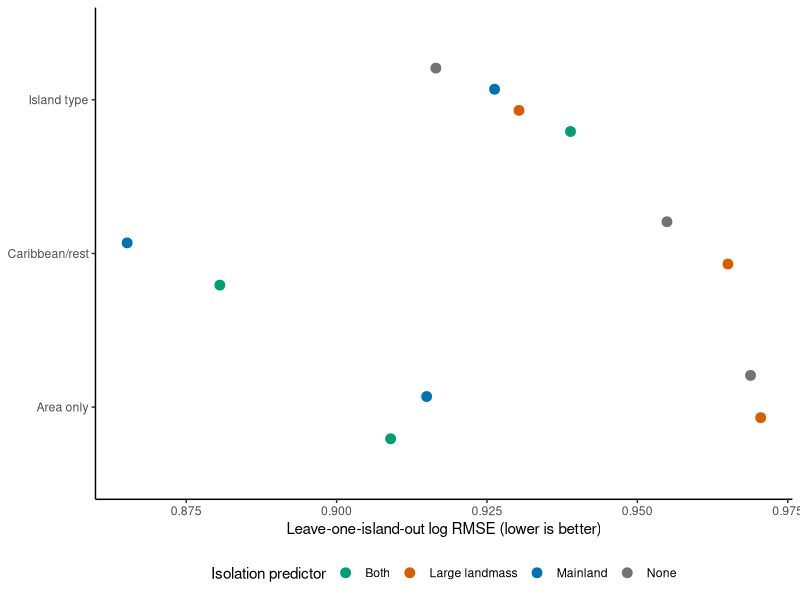
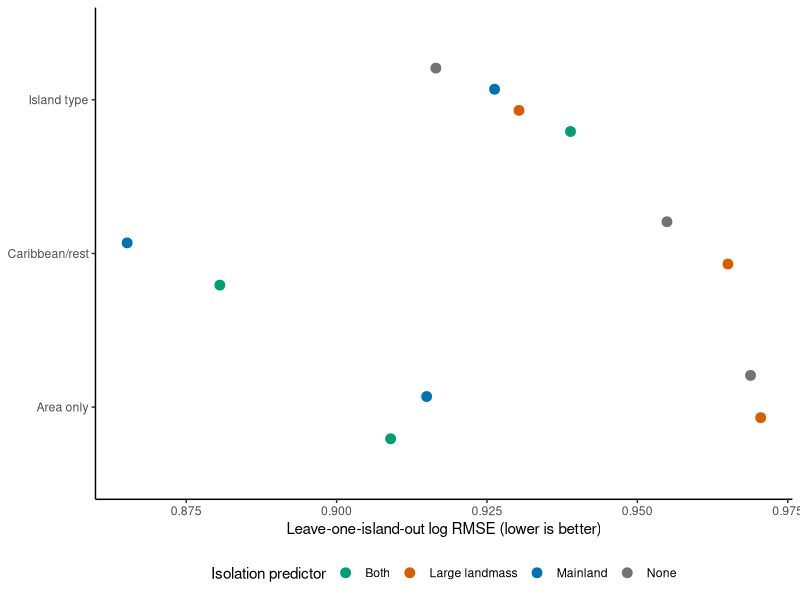
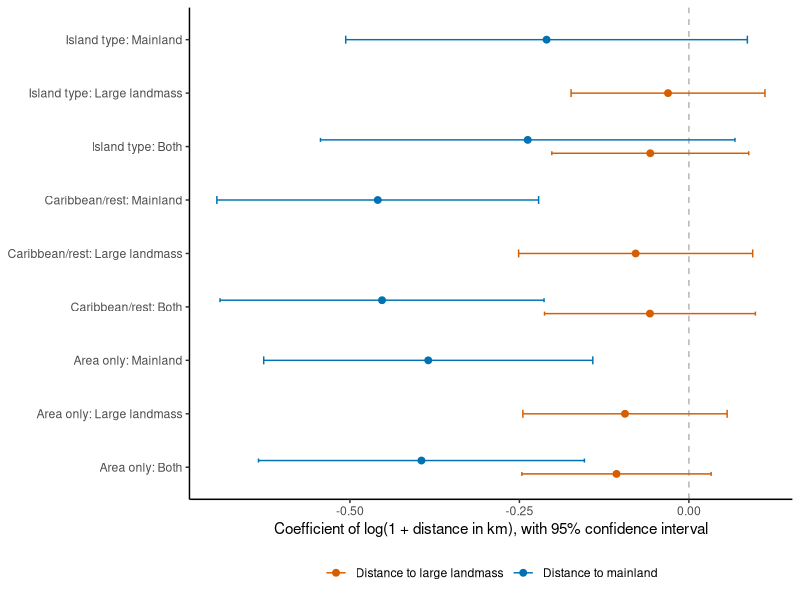
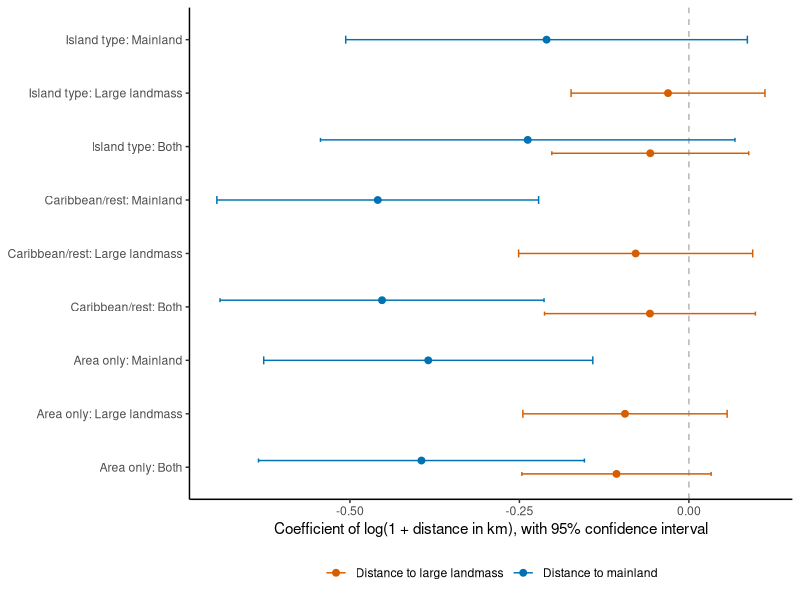
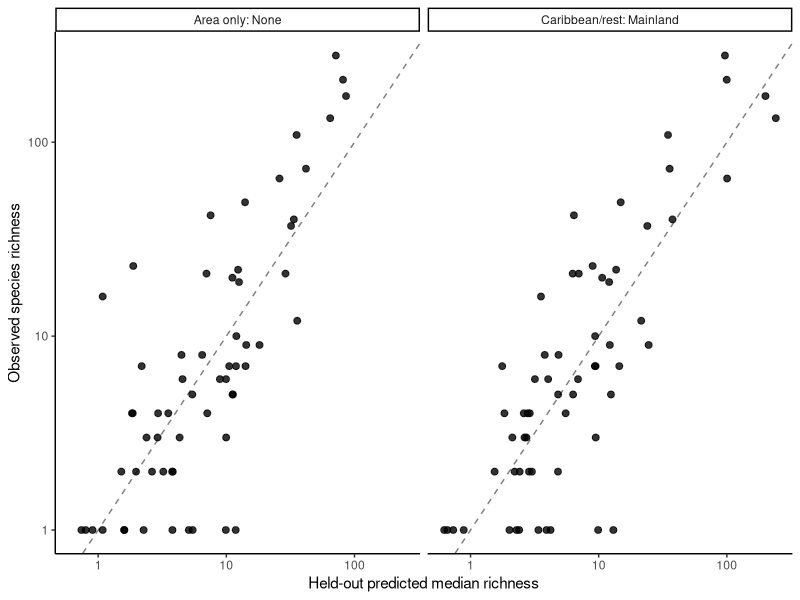
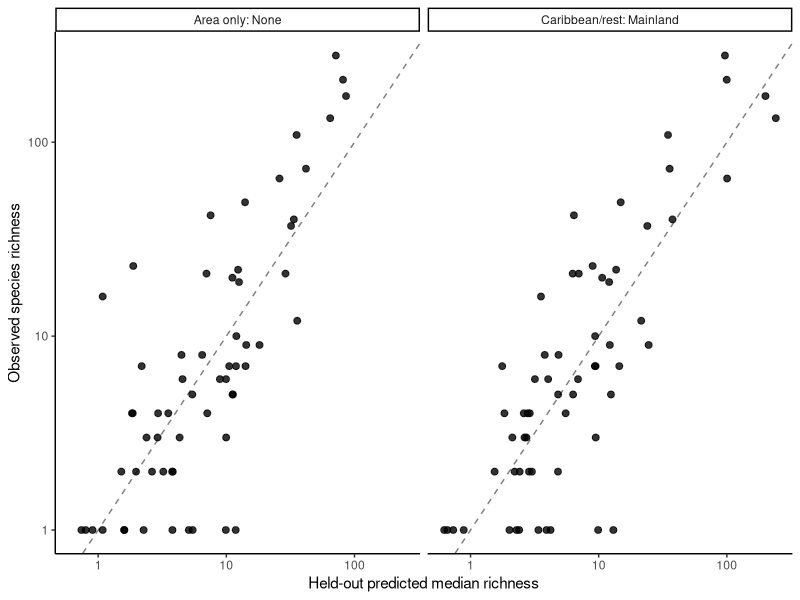

The R source for these figures, in order: (Note: this script raises an error after producing the figures.)
# Run from paleo-islands. Full dataset: no island exclusions.
library(readxl)
library(ggplot2)

# Data and candidate models ----
d <- as.data.frame(read_excel('data/richness/island-richness-area.xlsx',sheet='Island isolation'))
d$log_richness <- log(d$n_sp)
d$log_area <- log(d$area_km2)
d$log_mainland <- log1p(d$distance_mainland_km)
d$log_large <- log1p(d$distance_large_landmass_km)
d$group <- factor(ifelse(d$region=='Caribbean','Caribbean','Other islands'))
d$type <- factor(d$type)
stopifnot(nrow(d)==61,all(complete.cases(d[,c('n_sp','area_km2','log_mainland','log_large')])) )
out <- 'area-estimation/results/isolation'
plots.dir <- 'area-estimation/plots/isolation'
dir.create(out,recursive=TRUE,showWarnings=FALSE)
dir.create(plots.dir,recursive=TRUE,showWarnings=FALSE)
write.csv(d,file.path(out,'regression-input.csv'),row.names=FALSE)

base <- c('Area only'='log_richness ~ log_area',
          'Caribbean/rest'='log_richness ~ log_area * group',
          'Island type'='log_richness ~ log_area + type')
extra <- c('None'='', 'Mainland'=' + log_mainland',
           'Large landmass'=' + log_large', 'Both'=' + log_mainland + log_large')
scores <- data.frame()
predictions <- data.frame()
coefficients <- data.frame()
models <- list()
for (b in names(base)) {
  for (e in names(extra)) {
    name <- paste(b,e,sep=': ')
    form <- as.formula(paste0(base[b],extra[e]))
    fit <- lm(form,data=d)
    models[[name]] <- fit
    k <- attr(logLik(fit),'df')
    cv <- data.frame()
    for (i in seq_len(nrow(d))) {
      train <- lm(form,data=d[-i, ])
      mu <- as.numeric(predict(train,newdata=d[i, ]))
      # Same plug-in lognormal scoring for every candidate.
      sigma <- sqrt(sum(residuals(train)^2)/nobs(train))
      cv <- rbind(cv,data.frame(model=name,island=d$island[i],observed=d$n_sp[i],
        observed_log=d$log_richness[i],pred_log=mu,pred_mean=exp(mu+sigma^2/2),
        log_density=dnorm(d$log_richness[i],mu,sigma,log=TRUE)))
    }
    predictions <- rbind(predictions,cv)
    scores <- rbind(scores,data.frame(model=name,baseline=b,isolation=e,k=k,
      AICc=AIC(fit)+2*k*(k+1)/(nrow(d)-k-1),BIC=BIC(fit),
      adjusted_R2=summary(fit)$adj.r.squared,
      log_RMSE=sqrt(mean((cv$observed_log-cv$pred_log)^2)),
      count_RMSE=sqrt(mean((cv$observed-cv$pred_mean)^2)),
      negative_log_density=-mean(cv$log_density)))
    ct <- summary(fit)$coefficients
    ci <- confint(fit)
    coefficients <- rbind(coefficients,data.frame(model=name,term=rownames(ct),
      estimate=ct[,1],lower=ci[,1],upper=ci[,2],p=ct[,4]))
  }
}
scores$delta_AICc <- scores$AICc-min(scores$AICc)
scores <- scores[order(scores$AICc), ]
write.csv(scores,file.path(out,'model-comparison.csv'),row.names=FALSE)
write.csv(predictions,file.path(out,'held-out-predictions.csv'),row.names=FALSE)
write.csv(coefficients,file.path(out,'coefficients.csv'),row.names=FALSE)
saveRDS(models,file.path(out,'models.rds'))

# Paired predictive comparisons: identical held-out islands ----
comparison <- data.frame()
for (b in names(base)) {
  ref <- predictions[predictions$model==paste(b,'None',sep=': '), ]
  for (e in names(extra)[-1]) {
    test <- predictions[predictions$model==paste(b,e,sep=': '), ]
    diff <- test$log_density-ref$log_density
    comparison <- rbind(comparison,data.frame(baseline=b,isolation=e,
      change_total_log_predictive_density=sum(diff),approx_SE=sqrt(nrow(d)*var(diff)),
      change_log_RMSE=sqrt(mean((test$observed_log-test$pred_log)^2))-
        sqrt(mean((ref$observed_log-ref$pred_log)^2))))
  }
}
write.csv(comparison,file.path(out,'paired-predictive-comparison.csv'),row.names=FALSE)
correlations <- cor(d[,c('log_area','log_mainland','log_large')])
write.csv(correlations,file.path(out,'predictor-correlations.csv'))

# Figures ----
theme_set(theme_classic(base_size=11))
cols <- c('None'='grey45','Mainland'='#0072B2','Large landmass'='#D55E00','Both'='#009E73')
p1 <- ggplot(scores,aes(log_RMSE,baseline,colour=isolation)) +
  geom_point(position=position_dodge(width=.55),size=3) + scale_colour_manual(values=cols) +
  labs(x='Leave-one-island-out log RMSE (lower is better)',y=NULL,colour='Isolation predictor') +
  theme(legend.position='bottom')
terms <- coefficients[coefficients$term %in% c('log_mainland','log_large'), ]
terms$predictor <- ifelse(terms$term=='log_mainland','Distance to mainland','Distance to large landmass')
p2 <- ggplot(terms,aes(estimate,model,colour=predictor)) +
  geom_vline(xintercept=0,colour='grey70',linetype=2) +
  geom_errorbar(aes(xmin=lower,xmax=upper),orientation='y',width=.15,position=position_dodge(width=.5)) +
  geom_point(position=position_dodge(width=.5),size=2) +
  scale_colour_manual(values=c('#D55E00','#0072B2')) +
  labs(x='Coefficient of log(1 + distance in km), with 95% confidence interval',y=NULL,colour=NULL) +
  theme(legend.position='bottom')
best_name <- scores$model[which.min(scores$log_RMSE)]
show <- predictions[predictions$model %in% c('Area only: None',best_name), ]
p3 <- ggplot(show,aes(exp(pred_log),observed)) +
  geom_abline(slope=1,intercept=0,linetype=2,colour='grey50') + geom_point(size=2,alpha=.8) +
  scale_x_log10() + scale_y_log10() + facet_wrap(~model) +
  labs(x='Held-out predicted median richness',y='Observed species richness')
figures <- list(predictive_comparison=p1,isolation_coefficients=p2,held_out_predictions=p3)
for (name in names(figures)) {
  height <- ifelse(name=='isolation_coefficients',7,5)
  ggsave(file.path(plots.dir,paste0(name,'.pdf')),figures[[name]],width=11,height=height)
  ggsave(file.path(plots.dir,paste0(name,'.png')),figures[[name]],width=11,height=height,dpi=180)
}

# Short numerical report ----
report <- c('# Isolation and species-area regression','',
'All 61 original islands are retained. The response is log richness and errors are Gaussian (a lognormal richness model). Area is log transformed; isolation uses log(1 + distance in km). Twelve exploratory candidates compare area-only, Caribbean/rest-specific slopes, and island-type intercepts, with no isolation, either distance, or both. Geographic groups/types are observed covariates, not inferred mixture components. All models use the same islands. No Bayesian area estimates were updated.','',
'| Model | AICc | Adjusted R² | LOO log RMSE | Negative log predictive density |',
'|---|---:|---:|---:|---:|')
for (i in seq_len(nrow(scores))) report <- c(report,sprintf('| %s | %.2f | %.3f | %.3f | %.3f |',
  scores$model[i],scores$AICc[i],scores$adjusted_R2[i],scores$log_RMSE[i],scores$negative_log_density[i]))
report <- c(report,'',paste('Lowest LOO RMSE:',best_name),
  sprintf('Correlation between log mainland and log large-landmass distances: %.3f.',correlations[2,3]),'',
'Coefficient intervals are ordinary model-based 95% confidence intervals, conditional on the selected model; they do not account for searching across candidates. Paired LOO log-density differences and approximate standard errors are saved separately. These are exploratory predictive comparisons, not evidence that isolation causes richness differences. Records share regions and sometimes archipelagos, so island-level cross-validation does not test transfer to a wholly new region. Contemporary isolation is not a reconstruction of isolation at 9 Ma. Applying an isolation model to Sunken Islands would require their palaeogeographic distance and its uncertainty.')
writeLines(report,'area-estimation/reports/isolation-regression.md')
print(scores); print(comparison)

# Interpretation, calculated from the saved scores ----
get_rmse <- function(name) scores$log_RMSE[scores$model==name]
gain_area <- 100*(1-get_rmse('Area only: Mainland')/get_rmse('Area only: None'))
gain_region <- 100*(1-get_rmse('Caribbean/rest: Mainland')/get_rmse('Caribbean/rest: None'))
interpretation <- c('', '## Interpretation', '',
 sprintf('Adding mainland distance reduces LOO log RMSE by %.1f%% for area alone and %.1f%% for Caribbean/rest-specific slopes.',gain_area,gain_region),
 'The Caribbean/rest plus mainland-distance model has the lowest AICc and LOO error among these candidates. Richness decreases with mainland distance after adjusting for area. Distance to any large landmass does not improve held-out predictions. Adding isolation to the island-type model does not improve its LOO performance; this is not a universal gain across model specifications.',
 'For the Caribbean/rest model, the total held-out log-density improvement from mainland distance is about 6.2 with approximate SE 5.7. Thus predictive evidence is promising but uncertain. Ordinary coefficient confidence intervals and AICc provide complementary, conditional evidence; neither proves transferability to an extinct archipelago.')
write(interpretation,'area-estimation/reports/isolation-regression.md',append=TRUE)
